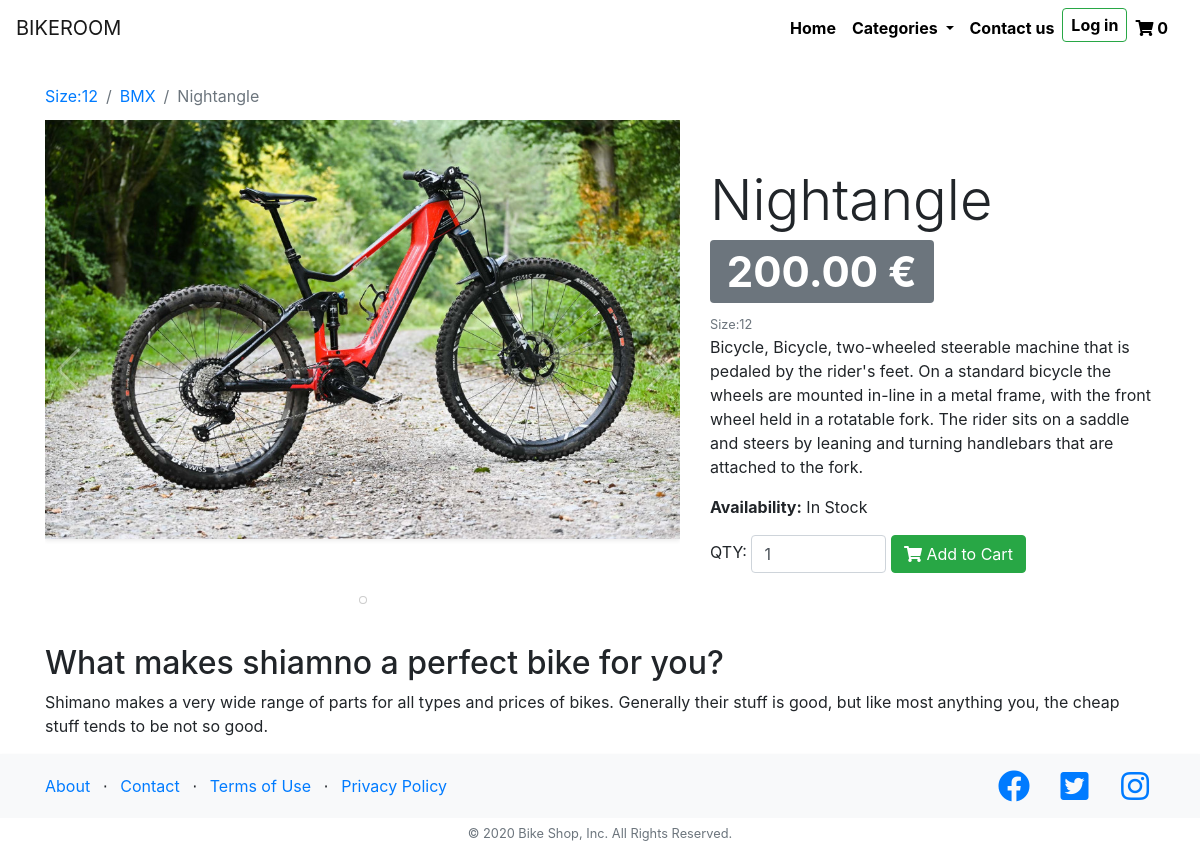
Page /bike/4 on the earlier database version.
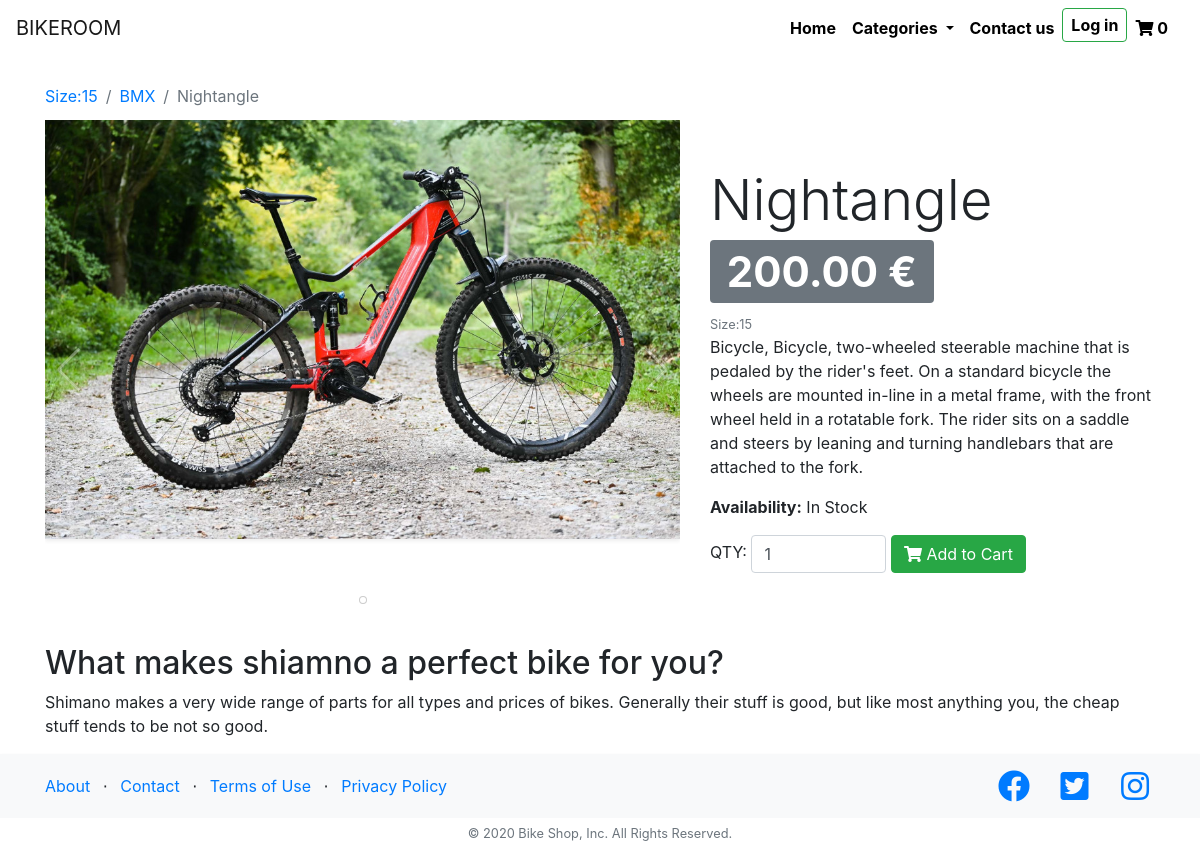
Same page on the later database version.
### shop/models.py (models this page shows, shortened)
class Bikes(models.Model):
    name = models.CharField(max_length=35)
    size = models.CharField(max_length=2)
    color = models.CharField(max_length=10)
    description = models.TextField(default="Bicycle")
    full_description = RichTextField(blank=True, null=True)
    price = models.DecimalField(max_digits=10, decimal_places=2)
    image = models.ImageField()
    age_category = models.CharField(default=12, max_length=15)
    bike_categories = models.CharField(max_length=50)
    amount = models.DecimalField(max_digits=10, decimal_places=2, default=10)
    class Meta:
        verbose_name_plural = 'Bikes'

### shop/views.py (the view)
# urls.py: path('bike/<int:id>', views.details, name='details'),
def details(request, id):
    print(id)
    selected_bike = Bikes.objects.get(id=id)
    images = Images.objects.filter(bike_id=selected_bike.id)
    show_bike = {'bike': selected_bike, 'images': images}
    return render(request, 'shop/details.html', show_bike)

### shop/context_processors.py (called while the page is built)
def add_variable_to_context(request):
    if request.COOKIES.get('uuid') is not None:
        return {
            'uuid': request.COOKIES.get('uuid')
        }
    else:
        return {
            'uuid': '000'
        }

### shop/templatetags/myapptags.py (called while the page is built)
@register.simple_tag
def shopcartcount(userid):
    count = ShopCart.objects.filter(user=userid).count()
    return count

### shop/templates/shop/details.html (shortened to what this page needs)
{% extends 'shop/layout.html' %}
{% load static %}
{% block extrahead  %}
    <link rel="stylesheet" href="{% static 'shop/fix_navbar.css' %}">
    <link rel="stylesheet" href="{% static 'shop/libraries/swiper/swiper-bundle.min.css' %}">
{% endblock %}
{% block content %}
<div class="container mt-5 pt-4">
    <div class="row align-items-center">
        <div class="col-md-12">
            <nav aria-label="breadcrumb">
              <ol class="breadcrumb bg-transparent pl-0 mb-0">
                <li class="breadcrumb-item"><a href="/search?size={{ bike.size }}">Size:{{bike.size}}</a></li>
                <li class="breadcrumb-item"><a href="/category/{{ bike.bike_categories }}">{{ bike.bike_categories }}</a></li>
                <li class="breadcrumb-item active" aria-current="page">{{ bike.name }}</li>
              </ol>
            </nav>
        </div>
        <div class="col-md-5 order-md-2">
            <h1 class="display-4 text-capitalize">{{bike.name}} <span class="badge badge-secondary">{{bike.price}} &euro;</span></h1>
            <small class="text-muted">Size:{{bike.size}}</small>
            <p>
                {{bike.description}},
                Bicycle, two-wheeled steerable machine that is pedaled by the rider's feet. On a standard bicycle the wheels are mounted in-line in a metal frame, with the front wheel held in a rotatable fork. The rider sits on a saddle and steers by leaning and turning handlebars that are attached to the fork.
            </p>
            <div class="row">
                <div class="col-md-12">
                    <form action="/addtoshopcart/{{ bike.id }}" method="post" class="form-inline">
                          <div id="SelectedProduct">
                              <p><strong>Availability:</strong> {% if bike.amount > 0  %} In Stock {% else %} Out of Stock {% endif %}</p>
                              <div class="qty-input">
                                  <span class="text-uppercase">QTY: </span>
                                  <input class="form-control" name="quantity" type="number" value="1" min="1" max="{{ bike.amount }}">
                                  <button type="submit" {% if bike.amount < 1  %} disabled {% endif %} class="btn btn-success">
                                    <i class="fa fa-shopping-cart"></i> Add to Cart
                                </button>
                            </div>
                          </div>
                    </form>
                </div>
            </div>
        </div>
        <div class="col-md-7 order-md-1">
            <div class="swiper-container">
              <div class="swiper-wrapper">
                <div class="swiper-slide">
                  <img src="{{bike.image.url}}" class="shadow-sm bike-img swiper-lazy" alt="{{bike.name}}">
                </div>
              </div>
              <div class="swiper-pagination swiper-pagination-white"></div>
            </div>
        </div>
    </div>
    <div class="row mt-4">
        <div class="col-md-12">
            <div class="full-description">
                {{ bike.full_description | safe}}
            </div>
        </div>
    </div>
</div>
{% endblock %}

### shop/templates/shop/layout.html (shortened to what this page needs)
<!DOCTYPE html>
<html lang="en">
<head>
    <link rel="stylesheet" href="https://stackpath.bootstrapcdn.com/bootstrap/4.5.0/css/bootstrap.min.css"
>
    <link rel="stylesheet" href="https://cdnjs.cloudflare.com/ajax/libs/font-awesome/5.14.0/css/all.min.css">
    {% load static %}
    <link rel="stylesheet" type="text/css" href="{% static 'shop/home.css' %}">
{% block extrahead %}{% endblock %}
 {% load myapptags %}
</head>
<body>
    <nav class="navbar navbar-expand-lg navbar-light fixed-top pt-4 pr-4" id="MainNavbar">
        <a href="/" class="navbar-brand brand-home">BIKEROOM</a>
        <div class="collapse navbar-collapse" id="navbarNav">
            <ul class="navbar-nav ml-auto">
                <li class="nav-item active">
                    <a class="nav-link" href="/">Home <span class="sr-only">(current)</span></a>
                </li>
                <li class="nav-item dropdown">
                    <a class="nav-link dropdown-toggle" href="#" id="navbarDropdown" role="button" data-toggle="dropdown" aria-haspopup="true" aria-expanded="false">
                      Categories
                    </a>
                </li>
                <li class="nav-item">
                    <a class="nav-link" href="/contact">Contact us</a>
                </li>
                {% if user.is_authenticated %}
                <li class="nav-item dropdown">
                    <a class="nav-link dropdown-toggle" href="#" id="navbarDropdown2" role="button" data-toggle="dropdown" aria-haspopup="true" aria-expanded="false">
                      {{ user.username }}
                    </a>
                    <div class="dropdown-menu dropdown-menu-right" aria-labelledby="navbarDropdown2">
                      <a class="dropdown-item" href="/admins-dashboard">Dashboard</a>
                      <a class="dropdown-item" href="{% url 'admin:logout' %}">Log out</a>
                    </div>
                </li>
                {% else %}
                <li class="nav-item">
                    <a class="nav-link btn btn-outline-success my-2 my-sm-0 py-1 login" href="{% url 'admin:login' %}">Log in</a>
                </li>
                {% endif %}
                <li class="nav-item">
                    <a class="nav-link" href="/shopcart" >
                        <i class="fa fa-shopping-cart"></i>
                        {% load myapptags %}
                        {% shopcartcount  uuid as count %}
                        <span class="qty">{{ count  }}</span>
                    </a>
                </li>
            </ul>
        </div>
    </nav>
        {% block content %}
        {% endblock %}
      <footer class="footer shadow-sm bg-light">
          <div class="container py-3">
              <div class="row">
                <div class="col-lg-6 text-center text-lg-left" style="line-height: 32px;">
                  <ul class="list-inline mb-0">
                    <li class="list-inline-item">
                      <a href="#">About</a>
                    </li>
                    <li class="list-inline-item">&sdot;</li>
                    <li class="list-inline-item">
                      <a href="/contact">Contact</a>
                    </li>
                    <li class="list-inline-item">&sdot;</li>
                    <li class="list-inline-item">
                      <a href="#">Terms of Use</a>
                    </li>
                    <li class="list-inline-item">&sdot;</li>
                    <li class="list-inline-item">
                      <a href="#">Privacy Policy</a>
                    </li>
                  </ul>
                </div>
                  <div class="col-lg-6 text-center text-lg-right">
                      <ul class="list-inline mb-0">
                        <li class="list-inline-item mr-3">
                          <a href="#">
                            <i class="fab fa-facebook fa-2x fa-fw"></i>
                          </a>
                        </li>
                        <li class="list-inline-item mr-3">
                          <a href="#">
                            <i class="fab fa-twitter-square fa-2x fa-fw"></i>
                          </a>
                        </li>
                        <li class="list-inline-item">
                          <a href="#">
                            <i class="fab fa-instagram fa-2x fa-fw"></i>
                          </a>
                        </li>
                      </ul>
                  </div>
              </div>
          </div>
          <p class="bg-white text-muted small text-center py-2 mb-0">&copy; 2020 Bike Shop, Inc. All Rights Reserved.</p>
      </footer>
</body>
</html>

### shop/static/shop/home.css (style rules this page uses)
#navbarNav .navbar-nav .nav-link { color: #ffffff; font-weight: bolder; }
.navbar-brand { opacity: 0; }
.navbar-expand-lg { -webkit-transition: all .35s; transition: all .35s; }
html { position: relative; min-height: 100%; }
body { margin-bottom: 95px; }
.footer { position: absolute; bottom: 0; width: 100%; height: 95px; line-height: 1; }
.footer > .container { padding-right: 15px; padding-left: 15px; }
.footer > p { line-height: initial; }

### shop/static/shop/fix_navbar.css (style rules this page uses)
.navbar-expand-lg { padding-top: .5rem !important; background-color: #ffffff; }
#navbarNav .navbar-nav .nav-link { color: #000; }
.brand-home { opacity: 1 !important; }
.bike-img { width: 100%; max-width: 800px; height: auto; }

### shop/templates/shop/details.html (style rules this page uses)
.swiper-slide { text-align: center; font-size: 18px; }
.swiper-slide { min-height: 500px; }

Differences in the rows shown:
changed Bikes "Nightangle": size "12" → "15"
